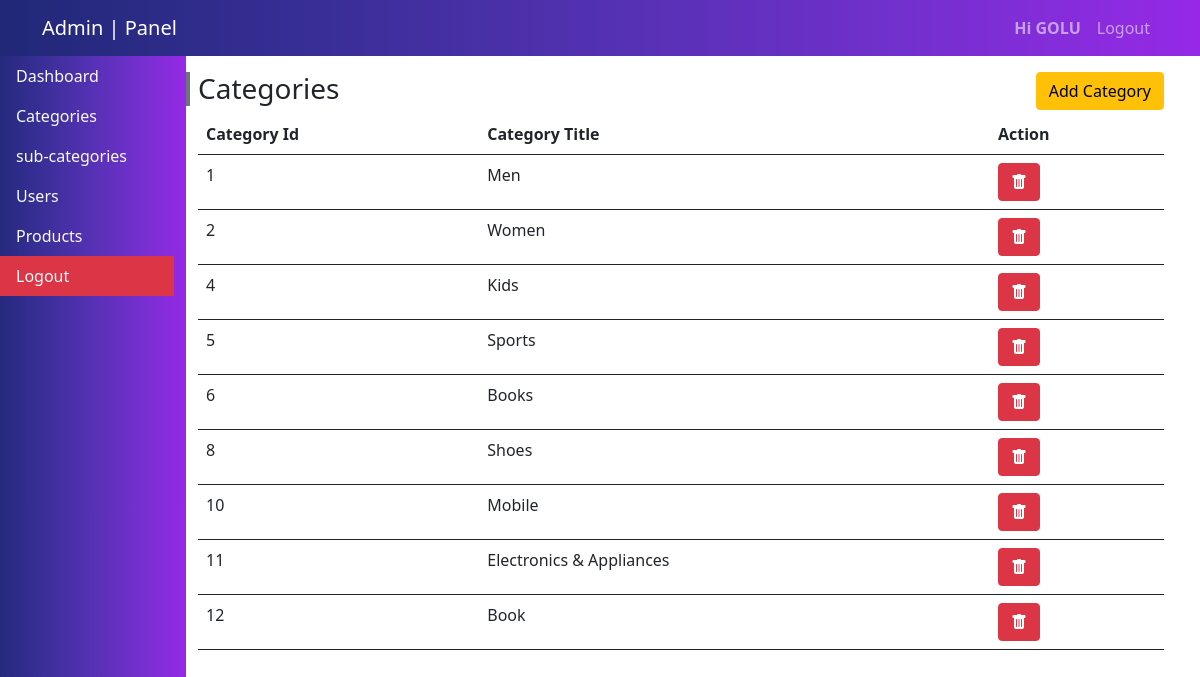
The app's page /admin/category.php (signed in) with its own data.
### tables this page shows
CREATE TABLE `category` (
  `c_id` int(11) NOT NULL,
  `c_title` varchar(200) NOT NULL
);

### admin/admin_config.php (called while the page is built, shortened)
<?php
$conn = mysqli_connect("localhost","root","","flipkart") or die("db fail");
function callingAlldata($table){
    $array=[];
    global $conn;
    $query = mysqli_query($conn,"select * from $table");
    while ($row = mysqli_fetch_array($query)) {
        $array[] = $row;
    }
    return $array;
}
function singleCalling($table){
    global $conn;
    $query = mysqli_query($conn,"select * from $table");
    $row = mysqli_fetch_array($query);
    return $row;
}
?>

### admin/category.php (the view, shortened to what this page needs)
<?php include "admin_config.php" ?>
<!DOCTYPE html>
<html lang="en">
<head>
    <link rel="stylesheet" href="https://cdn.jsdelivr.net/npm/bootstrap-icons@1.7.2/font/bootstrap-icons.css">
    <link href="https://cdn.jsdelivr.net/npm/bootstrap@5.1.3/dist/css/bootstrap.min.css" rel="stylesheet">
</head>
<body>
    <?php include "header.php" ?>
    <div class="container-fluid ps-0">
        <div class="row w-100 p-0">
            <div class="col-2" id="side" style="height:100vh;overflow-y:scroll">
                <?php include "side.php"; ?>
            </div>
            <div class="col-10">
                <div class="row mt-3">
                    <div class="col-6 p-0">
                        <h3 class="ps-2 border-4 border-start border-secondary">Categories</h3>
                    </div>
                    <div class="col-6">
                        <a href="#insertCat" class="btn btn-warning float-end" data-bs-toggle="modal">Add Category</a>
                    </div>
                </div>
                <table class="table border-0">
                    <tr>
                        <th>Category Id</th>
                        <th>Category Title</th>
                        <th>Action</th>
                    </tr>
                    <?php
                    $data = callingAlldata("category");
                    foreach ($data as $value) { ?>
                    <tr>
                        <td><?= $value['c_id']; ?></td>
                        <td><?= $value['c_title']; ?></td>
                        <td><a href="category.php?del_id=<?= $value['c_id']; ?>" class="btn btn-danger "><i class="bi bi-trash-fill"></i></a></td>
                    </tr>
                   <?php }?>
                </table>
            </div>
        </div>
    </div>
</body>
</html>

### admin/header.php (shortened to what this page needs)
<?php  if (isset($_SESSION['user'])) {
  $log = $_SESSION['user'];
  $name = singleCalling("admin where username = '$log'");
}  ?>
<nav class="navbar navbar-expand-lg navbar-dark sticky-top" id="navbar_color">
  <div class="container">
    <a href="index.php" class="navbar-brand">Admin | Panel</a>
    <ul class="navbar-nav">
      <?php if (isset($_SESSION['user'])) { ?>
        <li class="nav-item"><a href="index.php" class="nav-link fw-bold">Hi <?= $name['id_name']; ?></a></li>
        <li class="nav-item"><a href="admin_logout.php" class="nav-link">Logout</a></li>
     <?php } else {?>
      <li class="nav-item"><a href="admin_login.php" class="nav-link">Login</a></li>
    <?php } ?>
    </ul>
  </div>
</nav>

### admin/category.php (style rules this page uses)
#side { background-image: linear-gradient(to right, rgba(32, 40, 119, 1), rgba(55, 46, 149, 1), rgba(83, 49, 177, 1), rgba(114, 48, 205, 1), rgba(150, 41, 230, 1)) !important }

### admin/header.php (style rules this page uses)
#navbar_color { background-image: linear-gradient(to right, rgba(32, 40, 119, 1), rgba(55, 46, 149, 1), rgba(83, 49, 177, 1), rgba(114, 48, 205, 1), rgba(150, 41, 230, 1)) !important }

### records on screen
category: c_id "1", c_title "Men"
category: c_id "2", c_title "Women"
category: c_id "4", c_title "Kids"
category: c_id "5", c_title "Sports"
category: c_id "6", c_title "Books"
category: c_id "8", c_title "Shoes"
category: c_id "10", c_title "Mobile"
category: c_id "11", c_title "Electronics & Appliances"
category: c_id "12", c_title "Book"

### other values on screen
$name['id_name'] "GOLU"
